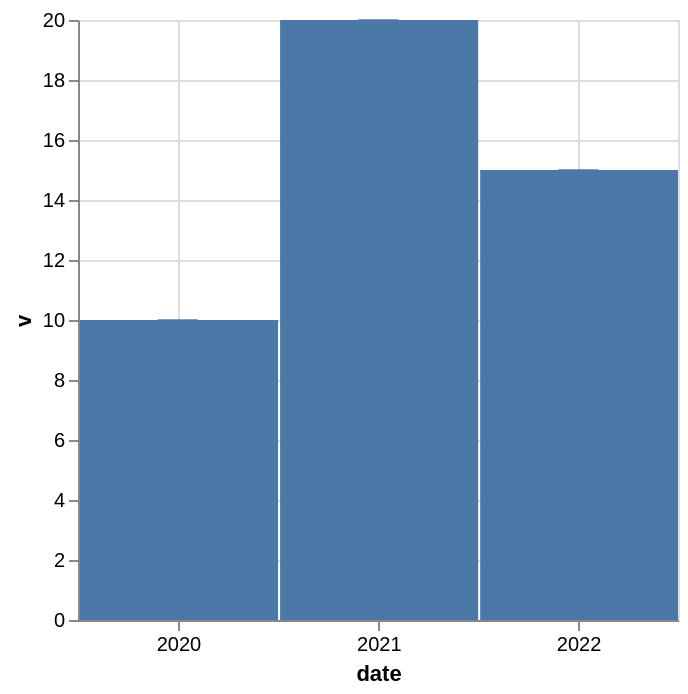

Describe this chart as a Vega-Lite specification.
### Vega-Lite specification from a JSON file in a GitHub repository (floating-point values rounded to 4 significant figures)
{"$schema": "https://vega.github.io/schema/vega-lite/v6.json", "description": "Bar and tick layered on the same binned-time-unit encoding. With `timeUnitBandPosition: 0`, both marks should be centered at the year start.", "config": {"bar": {"timeUnitBandPosition": 0}, "tick": {"timeUnitBandPosition": 0}}, "data": {"values": [{"date": "2020-01-01T00:00:00Z", "v": 10}, {"date": "2021-01-01T00:00:00Z", "v": 20}, {"date": "2022-01-01T00:00:00Z", "v": 15}]}, "layer": [{"mark": "bar", "encoding": {"x": {"timeUnit": "binnedutcyear", "field": "date", "type": "temporal"}, "y": {"field": "v", "type": "quantitative"}}}, {"mark": {"type": "tick", "size": {"expr": "20"}}, "encoding": {"x": {"timeUnit": "binnedutcyear", "field": "date", "type": "temporal"}, "y": {"field": "v", "type": "quantitative"}}}]}
